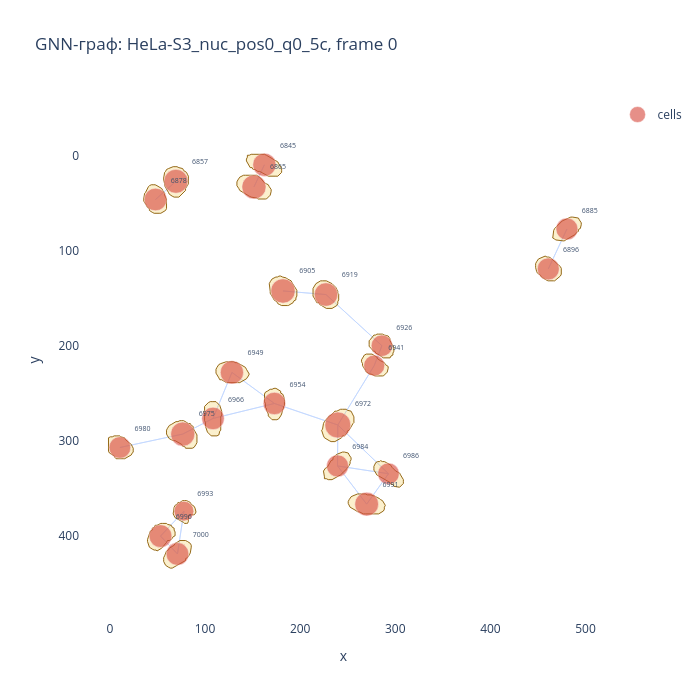

Here is the notebook cell this chart was saved with:
### Markdown cell above
## GNN-граф для выбранного кадра

Эта ячейка берёт выбранные выше `sample_path` и `frame_index`, находит соответствующую последовательность в GNN-таблице спотов и строит граф тем же проектным кодом, который используется для GNN.

### Code cell
import sys

if str(PROJECT_ROOT) not in sys.path:
    sys.path.insert(0, str(PROJECT_ROOT))

from GNN.graph_dataset import FrameGraphDatasetConfig, build_frame_graphs, load_processed_spots


gnn_cfg = FrameGraphDatasetConfig()
spots = load_processed_spots(gnn_cfg.source_path)

sample_name = sample_path.stem
sequence_col = gnn_cfg.sequence_col
frame_col = gnn_cfg.frame_col

sequence_mask = spots[sequence_col].astype(str).str.endswith(sample_name)
if "sequence_name" in spots.columns:
    sequence_mask |= spots["sequence_name"].astype(str).eq(sample_name)

sequence_ids = sorted(spots.loc[sequence_mask, sequence_col].astype(str).unique())
if not sequence_ids:
    raise ValueError(f"Не нашлась GNN-последовательность для {sample_name!r}.")

sequence_uid = sequence_ids[0]
sequence_spots = spots.loc[spots[sequence_col].astype(str).eq(sequence_uid)].copy()
frame_graphs = build_frame_graphs(sequence_spots, gnn_cfg, add_targets=False)

matching_graphs = [
    graph
    for graph in frame_graphs
    if not graph.nodes.empty and int(graph.nodes[frame_col].iloc[0]) == int(frame_index)
]
if not matching_graphs:
    available = sorted(sequence_spots[frame_col].dropna().astype(int).unique().tolist())
    raise ValueError(f"Для {sequence_uid!r} нет GNN-графа frame={frame_index}. Доступные кадры: {available[:10]}...")

graph = matching_graphs[0]
nodes = graph.nodes.reset_index(drop=True)
edges = graph.edges.reset_index(drop=True)
pos = nodes.loc[:, list(gnn_cfg.position_cols)].apply(pd.to_numeric, errors="coerce").to_numpy(dtype=float)


def parse_local_contour(value):
    if not isinstance(value, str) or not value:
        return None
    points = []
    for pair in value.split("|"):
        if ":" not in pair:
            continue
        x_text, y_text = pair.split(":", 1)
        try:
            points.append((float(x_text), float(y_text)))
        except ValueError:
            continue
    return np.asarray(points, dtype=float) if len(points) >= 3 else None


print(f"NCA-файл: {sample_path.relative_to(PROJECT_ROOT)}")
print(f"GNN sequence_uid: {sequence_uid}")
print(f"GNN frame: {frame_index}")
print(f"Узлов: {graph.num_nodes}")
print(f"Рёбер: {graph.num_edges}")
print(f"Радиус рёбер: {gnn_cfg.edge_radius}, kNN: {gnn_cfg.edge_k_nearest}, bidirectional: {gnn_cfg.bidirectional_edges}")

fig = go.Figure()

# Edges as one trace with None separators
if graph.num_edges:
    edge_x, edge_y = [], []
    for source, target in zip(graph.edge_index[0], graph.edge_index[1]):
        edge_x += [float(pos[source][0]), float(pos[target][0]), None]
        edge_y += [float(pos[source][1]), float(pos[target][1]), None]
    fig.add_trace(go.Scatter(
        x=edge_x, y=edge_y, mode="lines",
        line=dict(color="#4f8cff", width=0.8),
        opacity=0.35, showlegend=False, hoverinfo="skip",
    ))

# Cell contours
contours_drawn = 0
if "contour_xy_local" in nodes.columns:
    for index, row in nodes.iterrows():
        contour = parse_local_contour(row["contour_xy_local"])
        if contour is None:
            continue
        contour_xy = contour + pos[index]
        cx = np.append(contour_xy[:, 0], contour_xy[0, 0]).tolist()
        cy = np.append(contour_xy[:, 1], contour_xy[0, 1]).tolist()
        fig.add_trace(go.Scatter(
            x=cx, y=cy, mode="lines", fill="toself",
            fillcolor="rgba(242,201,76,0.28)",
            line=dict(color="#8a5a00", width=0.9),
            showlegend=False, hoverinfo="skip",
        ))
        contours_drawn += 1

# Node sizes
if "AREA" in nodes.columns:
    area = pd.to_numeric(nodes["AREA"], errors="coerce").fillna(0.0).to_numpy(dtype=float)
    node_sizes = (6 + 20 * np.sqrt(area / max(float(np.nanmax(area)), 1.0))).tolist()
elif "RADIUS" in nodes.columns:
    radius_vals = pd.to_numeric(nodes["RADIUS"], errors="coerce").fillna(0.0).to_numpy(dtype=float)
    node_sizes = (6 + 20 * radius_vals / max(float(np.nanmax(radius_vals)), 1.0)).tolist()
else:
    node_sizes = 8

node_id_vals = nodes[gnn_cfg.node_id_col].tolist()

fig.add_trace(go.Scatter(
    x=pos[:, 0].tolist(), y=pos[:, 1].tolist(),
    mode="markers+text",
    marker=dict(color="#d94f45", size=node_sizes, line=dict(color="white", width=0.5)),
    text=[str(v) for v in node_id_vals],
    textposition="top right", textfont=dict(size=7),
    opacity=0.9, name="cells",
))

fig.update_layout(
    title=f"GNN-граф: {sample_name}, frame {frame_index}",
    xaxis_title="x", yaxis_title="y",
    yaxis=dict(autorange="reversed", scaleanchor="x", scaleratio=1),
    xaxis=dict(constrain="domain"),
    width=700, height=700,
    plot_bgcolor="white",
)
fig.show()
print(f"Контуров клеток показано: {contours_drawn}")

### Figure 1 — Plotly figure (JSON) as saved in the notebook; plotly's stock layout.template omitted (floating-point values rounded to 4 significant figures)
{"data": [{"hoverinfo": "skip", "line": {"color": "#4f8cff", "width": 0.8}, "mode": "lines", "opacity": 0.35, "showlegend": false, "type": "scatter", "x": [10.49, 76.58, null, 480.4, 460.8, null, 128.2, 172.9, null, 128.2, 108.4, null, 227.1, 285.9, null, 227.1, 181.9, null, 239.3, 292.8, null, 239.3, 269.9, null, 239.3, 239.6, null, 69.42, 47.93, null, 172.9, 128.2, null, 172.9, 108.4, null, 172.9, 239.6, null, 292.8, 239.3, null, 292.8, 269.9, null, 292.8, 239.6, null, 285.9, 227.1, null, 285.9, 277.8, null, 269.9, 239.3, null, 269.9, 292.8, null, 460.8, 480.4, null, 151.4, 162.4, null, 77.81, 53.17, null, 77.81, 71.01, null, 53.17, 77.81, null, 53.17, 71.01, null, 108.4, 128.2, null, 108.4, 172.9, null, 108.4, 76.58, null, 71.01, 77.81, null, 71.01, 53.17, null, 181.9, 227.1, null, 239.6, 239.3, null, 239.6, 172.9, null, 239.6, 292.8, null, 239.6, 277.8, null, 162.4, 151.4, null, 277.8, 285.9, null, 277.8, 239.6, null, 47.93, 69.42, null, 76.58, 10.49, null, 76.58, 108.4, null], "y": [306.7, 292.6, null, 77.03, 119.0, null, 227.8, 260.4, null, 227.8, 276.1, null, 145.9, 199.7, null, 145.9, 142.2, null, 326.1, 334.3, null, 326.1, 366.2, null, 326.1, 283.0, null, 26.84, 46.0, null, 260.4, 227.8, null, 260.4, 276.1, null, 260.4, 283.0, null, 334.3, 326.1, null, 334.3, 366.2, null, 334.3, 283.0, null, 199.7, 145.9, null, 199.7, 220.6, null, 366.2, 326.1, null, 366.2, 334.3, null, 119.0, 77.03, null, 32.81, 9.531, null, 373.6, 399.8, null, 373.6, 418.6, null, 399.8, 373.6, null, 399.8, 418.6, null, 276.1, 227.8, null, 276.1, 260.4, null, 276.1, 292.6, null, 418.6, 373.6, null, 418.6, 399.8, null, 142.2, 145.9, null, 283.0, 326.1, null, 283.0, 260.4, null, 283.0, 334.3, null, 283.0, 220.6, null, 9.531, 32.81, null, 220.6, 199.7, null, 220.6, 283.0, null, 46.0, 26.84, null, 292.6, 306.7, null, 292.6, 276.1, null]}, {"fill": "toself", "fillcolor": "rgba(242,201,76,0.28)", "hoverinfo": "skip", "line": {"color": "#8a5a00", "width": 0.9}, "mode": "lines", "showlegend": false, "type": "scatter", "x": [15.5, 22.5, 23.5, 24.5, 24.5, 24.5, 23.5, 22.5, 16.5, 15.5, 11.5, 10.5, 6.5, 4.5, 2.5, 0.5, -1.5, -1.5, -0.5, 2.5, 4.5, 5.5, 6.5, 14.5, 15.5], "y": [318.5, 314.5, 312.5, 311.5, 309.5, 307.5, 305.5, 303.5, 298.5, 296.5, 295.5, 294.5, 294.5, 294.5, 295.5, 295.5, 296.5, 310.5, 312.5, 314.5, 315.5, 317.5, 318.5, 318.5, 318.5]}, {"fill": "toself", "fillcolor": "rgba(242,201,76,0.28)", "hoverinfo": "skip", "line": {"color": "#8a5a00", "width": 0.9}, "mode": "lines", "showlegend": false, "type": "scatter", "x": [477.5, 484.5, 486.5, 487.5, 489.5, 490.5, 492.5, 492.5, 494.5, 495.5, 495.5, 493.5, 492.5, 486.5, 484.5, 475.5, 474.5, 469.5, 468.5, 467.5, 466.5, 465.5, 465.5, 467.5, 468.5, 476.5, 477.5], "y": [89.5, 85.5, 84.5, 83.5, 82.5, 80.5, 79.5, 77.5, 76.5, 72.5, 70.5, 67.5, 65.5, 64.5, 64.5, 68.5, 69.5, 73.5, 75.5, 76.5, 78.5, 84.5, 86.5, 87.5, 88.5, 89.5, 89.5]}, {"fill": "toself", "fillcolor": "rgba(242,201,76,0.28)", "hoverinfo": "skip", "line": {"color": "#8a5a00", "width": 0.9}, "mode": "lines", "showlegend": false, "type": "scatter", "x": [136.5, 141.5, 143.5, 145.5, 146.5, 143.5, 142.5, 135.5, 133.5, 131.5, 130.5, 124.5, 122.5, 116.5, 114.5, 112.5, 111.5, 111.5, 111.5, 114.5, 115.5, 117.5, 120.5, 122.5, 134.5, 136.5], "y": [238.5, 235.5, 234.5, 231.5, 229.5, 224.5, 222.5, 218.5, 217.5, 217.5, 216.5, 216.5, 216.5, 218.5, 219.5, 222.5, 224.5, 226.5, 228.5, 233.5, 235.5, 235.5, 237.5, 238.5, 238.5, 238.5]}, {"fill": "toself", "fillcolor": "rgba(242,201,76,0.28)", "hoverinfo": "skip", "line": {"color": "#8a5a00", "width": 0.9}, "mode": "lines", "showlegend": false, "type": "scatter", "x": [233.5, 238.5, 239.5, 239.5, 240.5, 240.5, 240.5, 239.5, 239.5, 238.5, 237.5, 234.5, 233.5, 229.5, 227.5, 223.5, 221.5, 216.5, 215.5, 214.5, 213.5, 213.5, 213.5, 216.5, 217.5, 219.5, 220.5, 222.5, 225.5, 227.5, 233.5, 233.5], "y": [160.5, 157.5, 155.5, 153.5, 151.5, 147.5, 145.5, 144.5, 142.5, 140.5, 138.5, 135.5, 134.5, 132.5, 131.5, 131.5, 131.5, 134.5, 136.5, 137.5, 139.5, 145.5, 147.5, 152.5, 154.5, 154.5, 156.5, 157.5, 159.5, 160.5, 160.5, 160.5]}, {"fill": "toself", "fillcolor": "rgba(242,201,76,0.28)", "hoverinfo": "skip", "line": {"color": "#8a5a00", "width": 0.9}, "mode": "lines", "showlegend": false, "type": "scatter", "x": [233.5, 240.5, 242.5, 249.5, 250.5, 251.5, 252.5, 252.5, 253.5, 253.5, 251.5, 250.5, 246.5, 244.5, 239.5, 237.5, 234.5, 234.5, 232.5, 231.5, 229.5, 228.5, 226.5, 225.5, 224.5, 225.5, 225.5, 227.5, 229.5, 233.5, 233.5], "y": [340.5, 336.5, 335.5, 328.5, 327.5, 325.5, 323.5, 321.5, 319.5, 317.5, 314.5, 312.5, 311.5, 311.5, 313.5, 314.5, 317.5, 319.5, 320.5, 322.5, 325.5, 327.5, 328.5, 329.5, 331.5, 337.5, 339.5, 339.5, 340.5, 340.5, 340.5]}, {"fill": "toself", "fillcolor": "rgba(242,201,76,0.28)", "hoverinfo": "skip", "line": {"color": "#8a5a00", "width": 0.9}, "mode": "lines", "showlegend": false, "type": "scatter", "x": [72.5, 76.5, 78.5, 79.5, 79.5, 81.5, 82.5, 82.5, 82.5, 81.5, 80.5, 77.5, 76.5, 72.5, 70.5, 68.5, 66.5, 61.5, 59.5, 58.5, 57.5, 56.5, 56.5, 57.5, 57.5, 61.5, 62.5, 65.5, 67.5, 71.5, 72.5], "y": [43.5, 39.5, 38.5, 36.5, 34.5, 31.5, 29.5, 23.5, 21.5, 19.5, 17.5, 15.5, 13.5, 12.5, 11.5, 11.5, 11.5, 13.5, 14.5, 16.5, 17.5, 23.5, 25.5, 29.5, 31.5, 38.5, 40.5, 42.5, 43.5, 43.5, 43.5]}, {"fill": "toself", "fillcolor": "rgba(242,201,76,0.28)", "hoverinfo": "skip", "line": {"color": "#8a5a00", "width": 0.9}, "mode": "lines", "showlegend": false, "type": "scatter", "x": [175.5, 177.5, 179.5, 180.5, 181.5, 182.5, 182.5, 183.5, 183.5, 183.5, 182.5, 181.5, 179.5, 179.5, 174.5, 172.5, 170.5, 168.5, 165.5, 163.5, 162.5, 162.5, 162.5, 163.5, 163.5, 163.5, 164.5, 164.5, 166.5, 166.5, 169.5, 170.5, 174.5, 175.5], "y": [277.5, 276.5, 273.5, 271.5, 267.5, 265.5, 263.5, 262.5, 258.5, 256.5, 252.5, 250.5, 249.5, 247.5, 244.5, 244.5, 245.5, 245.5, 247.5, 248.5, 250.5, 256.5, 258.5, 260.5, 262.5, 264.5, 265.5, 267.5, 271.5, 273.5, 276.5, 277.5, 277.5, 277.5]}, {"fill": "toself", "fillcolor": "rgba(242,201,76,0.28)", "hoverinfo": "skip", "line": {"color": "#8a5a00", "width": 0.9}, "mode": "lines", "showlegend": false, "type": "scatter", "x": [304.5, 307.5, 308.5, 308.5, 308.5, 305.5, 304.5, 302.5, 300.5, 296.5, 295.5, 290.5, 288.5, 286.5, 284.5, 283.5, 281.5, 279.5, 278.5, 277.5, 277.5, 277.5, 279.5, 280.5, 294.5, 295.5, 297.5, 298.5, 304.5, 304.5], "y": [348.5, 345.5, 344.5, 342.5, 340.5, 335.5, 333.5, 332.5, 331.5, 327.5, 325.5, 322.5, 321.5, 321.5, 320.5, 321.5, 321.5, 322.5, 324.5, 326.5, 328.5, 330.5, 333.5, 335.5, 343.5, 345.5, 345.5, 347.5, 348.5, 348.5]}, {"fill": "toself", "fillcolor": "rgba(242,201,76,0.28)", "hoverinfo": "skip", "line": {"color": "#8a5a00", "width": 0.9}, "mode": "lines", "showlegend": false, "type": "scatter", "x": [294.5, 295.5, 297.5, 297.5, 298.5, 298.5, 298.5, 295.5, 294.5, 294.5, 293.5, 292.5, 288.5, 286.5, 282.5, 280.5, 279.5, 277.5, 273.5, 272.5, 272.5, 272.5, 275.5, 276.5, 278.5, 279.5, 281.5, 286.5, 287.5, 293.5, 294.5], "y": [212.5, 210.5, 209.5, 207.5, 205.5, 203.5, 201.5, 196.5, 194.5, 192.5, 191.5, 189.5, 188.5, 187.5, 187.5, 187.5, 188.5, 188.5, 193.5, 194.5, 198.5, 200.5, 203.5, 205.5, 205.5, 207.5, 208.5, 211.5, 212.5, 212.5, 212.5]}, {"fill": "toself", "fillcolor": "rgba(242,201,76,0.28)", "hoverinfo": "skip", "line": {"color": "#8a5a00", "width": 0.9}, "mode": "lines", "showlegend": false, "type": "scatter", "x": [282.5, 285.5, 287.5, 288.5, 288.5, 289.5, 287.5, 286.5, 284.5, 283.5, 279.5, 278.5, 276.5, 274.5, 270.5, 268.5, 262.5, 260.5, 255.5, 253.5, 251.5, 250.5, 250.5, 251.5, 252.5, 259.5, 260.5, 262.5, 266.5, 268.5, 282.5, 282.5], "y": [376.5, 374.5, 373.5, 371.5, 369.5, 367.5, 364.5, 362.5, 361.5, 360.5, 358.5, 357.5, 357.5, 356.5, 356.5, 355.5, 355.5, 355.5, 357.5, 358.5, 361.5, 363.5, 365.5, 367.5, 369.5, 373.5, 374.5, 374.5, 376.5, 376.5, 376.5, 376.5]}, {"fill": "toself", "fillcolor": "rgba(242,201,76,0.28)", "hoverinfo": "skip", "line": {"color": "#8a5a00", "width": 0.9}, "mode": "lines", "showlegend": false, "type": "scatter", "x": [467.5, 473.5, 474.5, 474.5, 474.5, 473.5, 472.5, 463.5, 461.5, 459.5, 457.5, 452.5, 450.5, 448.5, 447.5, 447.5, 447.5, 448.5, 449.5, 452.5, 453.5, 458.5, 460.5, 466.5, 467.5], "y": [131.5, 126.5, 124.5, 120.5, 118.5, 116.5, 115.5, 107.5, 106.5, 106.5, 105.5, 107.5, 108.5, 111.5, 113.5, 115.5, 117.5, 121.5, 123.5, 125.5, 127.5, 130.5, 131.5, 131.5, 131.5]}, {"fill": "toself", "fillcolor": "rgba(242,201,76,0.28)", "hoverinfo": "skip", "line": {"color": "#8a5a00", "width": 0.9}, "mode": "lines", "showlegend": false, "type": "scatter", "x": [164.5, 167.5, 168.5, 169.5, 169.5, 167.5, 166.5, 164.5, 162.5, 157.5, 155.5, 154.5, 142.5, 140.5, 136.5, 135.5, 134.5, 133.5, 133.5, 133.5, 135.5, 136.5, 146.5, 148.5, 154.5, 155.5, 163.5, 164.5], "y": [45.5, 42.5, 41.5, 37.5, 35.5, 32.5, 30.5, 29.5, 28.5, 22.5, 21.5, 20.5, 20.5, 20.5, 22.5, 23.5, 25.5, 27.5, 29.5, 31.5, 34.5, 36.5, 42.5, 43.5, 44.5, 45.5, 45.5, 45.5]}, {"fill": "toself", "fillcolor": "rgba(242,201,76,0.28)", "hoverinfo": "skip", "line": {"color": "#8a5a00", "width": 0.9}, "mode": "lines", "showlegend": false, "type": "scatter", "x": [81.5, 82.5, 82.5, 82.5, 84.5, 86.5, 88.5, 89.5, 90.5, 89.5, 88.5, 85.5, 84.5, 82.5, 80.5, 78.5, 76.5, 73.5, 71.5, 70.5, 68.5, 67.5, 66.5, 66.5, 67.5, 68.5, 77.5, 78.5, 80.5, 81.5], "y": [386.5, 384.5, 380.5, 378.5, 377.5, 377.5, 377.5, 376.5, 374.5, 370.5, 368.5, 366.5, 364.5, 363.5, 362.5, 362.5, 362.5, 364.5, 364.5, 366.5, 367.5, 369.5, 374.5, 376.5, 378.5, 380.5, 385.5, 386.5, 386.5, 386.5]}, {"fill": "toself", "fillcolor": "rgba(242,201,76,0.28)", "hoverinfo": "skip", "line": {"color": "#8a5a00", "width": 0.9}, "mode": "lines", "showlegend": false, "type": "scatter", "x": [49.5, 52.5, 54.5, 59.5, 60.5, 62.5, 64.5, 66.5, 68.5, 68.5, 68.5, 67.5, 67.5, 65.5, 64.5, 60.5, 59.5, 55.5, 53.5, 49.5, 47.5, 46.5, 44.5, 44.5, 42.5, 39.5, 39.5, 41.5, 42.5, 44.5, 46.5, 48.5, 49.5], "y": [415.5, 413.5, 412.5, 406.5, 404.5, 404.5, 403.5, 400.5, 399.5, 397.5, 395.5, 393.5, 391.5, 390.5, 388.5, 387.5, 386.5, 386.5, 386.5, 388.5, 388.5, 390.5, 391.5, 393.5, 394.5, 403.5, 405.5, 411.5, 412.5, 413.5, 414.5, 414.5, 415.5]}, {"fill": "toself", "fillcolor": "rgba(242,201,76,0.28)", "hoverinfo": "skip", "line": {"color": "#8a5a00", "width": 0.9}, "mode": "lines", "showlegend": false, "type": "scatter", "x": [112.5, 114.5, 115.5, 116.5, 116.5, 116.5, 117.5, 117.5, 117.5, 115.5, 114.5, 112.5, 111.5, 107.5, 105.5, 103.5, 102.5, 101.5, 99.5, 99.5, 98.5, 99.5, 99.5, 99.5, 100.5, 100.5, 100.5, 102.5, 103.5, 104.5, 106.5, 110.5, 112.5], "y": [294.5, 293.5, 289.5, 288.5, 276.5, 274.5, 272.5, 270.5, 268.5, 262.5, 261.5, 260.5, 258.5, 258.5, 258.5, 259.5, 260.5, 262.5, 263.5, 267.5, 269.5, 270.5, 276.5, 278.5, 280.5, 282.5, 284.5, 290.5, 291.5, 293.5, 294.5, 294.5, 294.5]}, {"fill": "toself", "fillcolor": "rgba(242,201,76,0.28)", "hoverinfo": "skip", "line": {"color": "#8a5a00", "width": 0.9}, "mode": "lines", "showlegend": false, "type": "scatter", "x": [65.5, 77.5, 79.5, 79.5, 81.5, 83.5, 84.5, 85.5, 85.5, 84.5, 83.5, 81.5, 79.5, 75.5, 73.5, 70.5, 68.5, 67.5, 64.5, 62.5, 61.5, 59.5, 57.5, 56.5, 56.5, 56.5, 58.5, 59.5, 61.5, 63.5, 65.5, 65.5], "y": [433.5, 426.5, 425.5, 423.5, 422.5, 419.5, 417.5, 411.5, 409.5, 407.5, 406.5, 405.5, 404.5, 404.5, 404.5, 406.5, 407.5, 409.5, 411.5, 412.5, 414.5, 415.5, 420.5, 422.5, 424.5, 426.5, 430.5, 431.5, 432.5, 433.5, 433.5, 433.5]}, {"fill": "toself", "fillcolor": "rgba(242,201,76,0.28)", "hoverinfo": "skip", "line": {"color": "#8a5a00", "width": 0.9}, "mode": "lines", "showlegend": false, "type": "scatter", "x": [187.5, 190.5, 192.5, 193.5, 195.5, 195.5, 196.5, 196.5, 196.5, 191.5, 190.5, 186.5, 185.5, 181.5, 179.5, 177.5, 176.5, 174.5, 172.5, 170.5, 168.5, 167.5, 168.5, 168.5, 171.5, 172.5, 175.5, 176.5, 178.5, 180.5, 186.5, 187.5], "y": [157.5, 155.5, 154.5, 152.5, 151.5, 149.5, 147.5, 143.5, 141.5, 133.5, 131.5, 129.5, 128.5, 127.5, 126.5, 126.5, 127.5, 127.5, 128.5, 129.5, 132.5, 134.5, 142.5, 144.5, 149.5, 151.5, 153.5, 155.5, 156.5, 157.5, 157.5, 157.5]}, {"fill": "toself", "fillcolor": "rgba(242,201,76,0.28)", "hoverinfo": "skip", "line": {"color": "#8a5a00", "width": 0.9}, "mode": "lines", "showlegend": false, "type": "scatter", "x": [236.5, 241.5, 243.5, 244.5, 246.5, 249.5, 249.5, 251.5, 252.5, 255.5, 256.5, 256.5, 256.5, 254.5, 253.5, 249.5, 248.5, 244.5, 242.5, 238.5, 236.5, 232.5, 230.5, 225.5, 224.5, 223.5, 222.5, 224.5, 225.5, 230.5, 232.5, 236.5, 236.5], "y": [300.5, 297.5, 296.5, 294.5, 294.5, 291.5, 289.5, 288.5, 286.5, 281.5, 280.5, 276.5, 274.5, 270.5, 268.5, 267.5, 266.5, 266.5, 266.5, 268.5, 268.5, 272.5, 273.5, 279.5, 281.5, 287.5, 288.5, 294.5, 296.5, 299.5, 300.5, 300.5, 300.5]}, {"fill": "toself", "fillcolor": "rgba(242,201,76,0.28)", "hoverinfo": "skip", "line": {"color": "#8a5a00", "width": 0.9}, "mode": "lines", "showlegend": false, "type": "scatter", "x": [176.5, 179.5, 180.5, 180.5, 180.5, 177.5, 176.5, 164.5, 162.5, 150.5, 148.5, 146.5, 144.5, 144.5, 143.5, 143.5, 146.5, 147.5, 149.5, 150.5, 152.5, 155.5, 157.5, 164.5, 166.5, 174.5, 176.5], "y": [21.5, 18.5, 17.5, 15.5, 13.5, 8.5, 6.5, -0.5, -1.5, -1.5, -1.5, -0.5, -0.5, 1.5, 3.5, 5.5, 10.5, 12.5, 12.5, 14.5, 14.5, 16.5, 16.5, 20.5, 21.5, 21.5, 21.5]}, {"fill": "toself", "fillcolor": "rgba(242,201,76,0.28)", "hoverinfo": "skip", "line": {"color": "#8a5a00", "width": 0.9}, "mode": "lines", "showlegend": false, "type": "scatter", "x": [287.5, 290.5, 291.5, 292.5, 292.5, 289.5, 288.5, 284.5, 282.5, 281.5, 280.5, 277.5, 275.5, 269.5, 267.5, 264.5, 264.5, 265.5, 265.5, 268.5, 269.5, 271.5, 272.5, 274.5, 276.5, 278.5, 286.5, 287.5], "y": [231.5, 228.5, 227.5, 223.5, 221.5, 219.5, 217.5, 215.5, 214.5, 213.5, 211.5, 209.5, 208.5, 208.5, 209.5, 214.5, 216.5, 218.5, 220.5, 225.5, 227.5, 228.5, 229.5, 229.5, 230.5, 231.5, 231.5, 231.5]}, {"fill": "toself", "fillcolor": "rgba(242,201,76,0.28)", "hoverinfo": "skip", "line": {"color": "#8a5a00", "width": 0.9}, "mode": "lines", "showlegend": false, "type": "scatter", "x": [53.5, 58.5, 59.5, 59.5, 59.5, 57.5, 57.5, 55.5, 54.5, 49.5, 47.5, 45.5, 43.5, 41.5, 40.5, 37.5, 36.5, 35.5, 35.5, 38.5, 39.5, 41.5, 41.5, 44.5, 46.5, 52.5, 53.5], "y": [60.5, 57.5, 55.5, 47.5, 45.5, 41.5, 39.5, 36.5, 34.5, 31.5, 30.5, 30.5, 30.5, 31.5, 32.5, 38.5, 39.5, 45.5, 47.5, 52.5, 54.5, 55.5, 57.5, 59.5, 60.5, 60.5, 60.5]}, {"fill": "toself", "fillcolor": "rgba(242,201,76,0.28)", "hoverinfo": "skip", "line": {"color": "#8a5a00", "width": 0.9}, "mode": "lines", "showlegend": false, "type": "scatter", "x": [86.5, 88.5, 90.5, 91.5, 91.5, 91.5, 87.5, 87.5, 85.5, 84.5, 82.5, 79.5, 77.5, 75.5, 73.5, 71.5, 69.5, 64.5, 62.5, 60.5, 59.5, 59.5, 59.5, 60.5, 61.5, 62.5, 64.5, 66.5, 68.5, 75.5, 76.5, 78.5, 79.5, 85.5, 86.5], "y": [307.5, 306.5, 303.5, 301.5, 295.5, 293.5, 286.5, 284.5, 283.5, 281.5, 281.5, 279.5, 278.5, 278.5, 278.5, 279.5, 279.5, 282.5, 283.5, 286.5, 288.5, 290.5, 292.5, 294.5, 296.5, 297.5, 298.5, 299.5, 299.5, 303.5, 305.5, 305.5, 307.5, 307.5, 307.5]}, {"marker": {"color": "#d94f45", "line": {"color": "white", "width": 0.5}, "size": [21.68, 21.95, 23.31, 23.47, 22.05, 23.97, 22.41, 21.48, 21.45, 23.79, 22.02, 24.15, 19.8, 22.79, 22.53, 22.72, 24.38, 26, 23.25, 21.0, 22.67, 24.16]}, "mode": "markers+text", "name": "cells", "opacity": 0.9, "text": ["6980", "6885", "6949", "6919", "6984", "6857", "6954", "6986", "6926", "6991", "6896", "6865", "6993", "6996", "6966", "7000", "6905", "6972", "6845", "6941", "6878", "6975"], "textfont": {"size": 7}, "textposition": "top right", "type": "scatter", "x": [10.49, 480.4, 128.2, 227.1, 239.3, 69.42, 172.9, 292.8, 285.9, 269.9, 460.8, 151.4, 77.81, 53.17, 108.4, 71.01, 181.9, 239.6, 162.4, 277.8, 47.93, 76.58], "y": [306.7, 77.03, 227.8, 145.9, 326.1, 26.84, 260.4, 334.3, 199.7, 366.2, 119.0, 32.81, 373.6, 399.8, 276.1, 418.6, 142.2, 283.0, 9.531, 220.6, 46.0, 292.6]}], "layout": {"height": 700, "plot_bgcolor": "white", "title": {"text": "GNN-граф: HeLa-S3_nuc_pos0_q0_5c, frame 0"}, "width": 700, "xaxis": {"constrain": "domain", "title": {"text": "x"}}, "yaxis": {"autorange": "reversed", "scaleanchor": "x", "scaleratio": 1, "title": {"text": "y"}}}}
